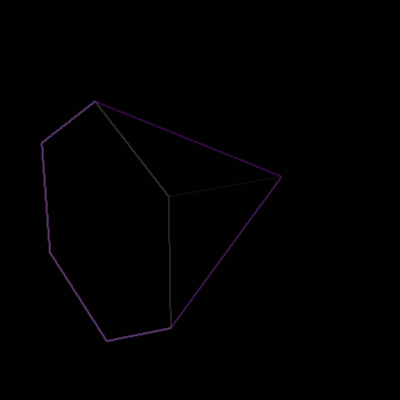

Here is the Python script that generated this plot:
#!/usr/bin/env python

# Demonstrate Sobel gradient magnitude edge detection render pass on a cone.

import vtkmodules.vtkInteractionStyle  # noqa: F401
import vtkmodules.vtkRenderingOpenGL2  # noqa: F401

from vtkmodules.vtkFiltersSources import vtkConeSource
from vtkmodules.vtkRenderingCore import (
    vtkActor,
    vtkPolyDataMapper,
    vtkRenderWindow,
    vtkRenderWindowInteractor,
    vtkRenderer,
)
from vtkmodules.vtkRenderingOpenGL2 import (
    vtkCameraPass,
    vtkLightsPass,
    vtkOpaquePass,
    vtkOverlayPass,
    vtkRenderPassCollection,
    vtkSequencePass,
    vtkSobelGradientMagnitudePass,
    vtkTranslucentPass,
    vtkVolumetricPass,
)

# Render pass pipeline
camera_pass = vtkCameraPass()
seq = vtkSequencePass()
lights = vtkLightsPass()
opaque = vtkOpaquePass()
translucent = vtkTranslucentPass()
volume = vtkVolumetricPass()
overlay = vtkOverlayPass()

passes = vtkRenderPassCollection()
passes.AddItem(lights)
passes.AddItem(opaque)
passes.AddItem(translucent)
passes.AddItem(volume)
passes.AddItem(overlay)
seq.SetPasses(passes)
camera_pass.SetDelegatePass(seq)

sobel_pass = vtkSobelGradientMagnitudePass()
sobel_pass.SetDelegatePass(camera_pass)

# Cone actor
cone = vtkConeSource()
cone_mapper = vtkPolyDataMapper()
cone_mapper.SetInputConnection(cone.GetOutputPort())

cone_actor = vtkActor()
cone_actor.SetMapper(cone_mapper)

# Renderer
renderer = vtkRenderer()
renderer.SetBackground(0.1, 0.3, 0.0)
renderer.SetPass(sobel_pass)
renderer.AddActor(cone_actor)

render_window = vtkRenderWindow()
render_window.SetSize(400, 400)
render_window.SetMultiSamples(0)
render_window.SetAlphaBitPlanes(1)
render_window.AddRenderer(renderer)
render_window.SetWindowName("sobel gradient magnitude pass")

interactor = vtkRenderWindowInteractor()
interactor.SetRenderWindow(render_window)

# Scene
# Pipeline exception: render needed before camera adjustments
render_window.Render()
renderer.GetActiveCamera().Azimuth(-40.0)
renderer.GetActiveCamera().Elevation(20.0)

interactor.Initialize()
interactor.Start()
